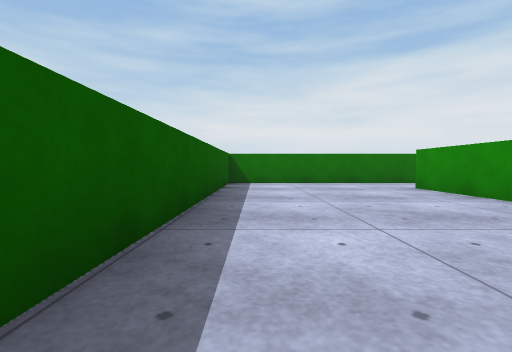
[1] (above)

20 first-person views from a walk through a Unity game level. The camera is 0.51 m above the floor, tilts 2° down and sees 85° across. The floor is counted in squares, 1 m on a side. Each view is taken from the middle of a square. On the plan, view 1 faces up. The plan holds only what a view shows up to about 9 squares ahead; the rest is blank. The place goes on beyond the plan. Surface patterns are stand-ins for the level's own textures.

[2]
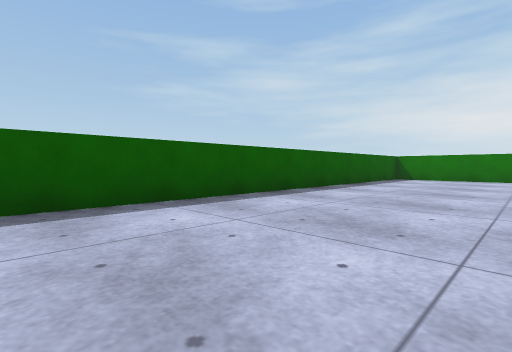

[3]
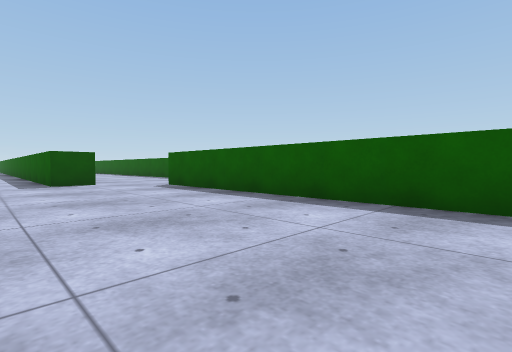

[4]
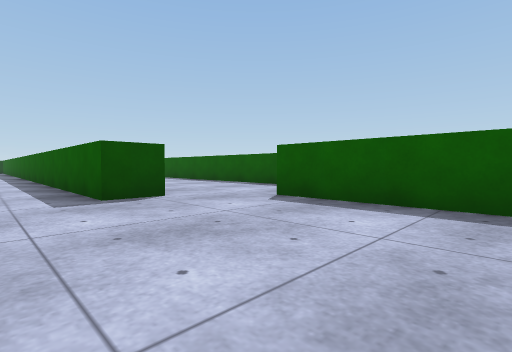

[5]
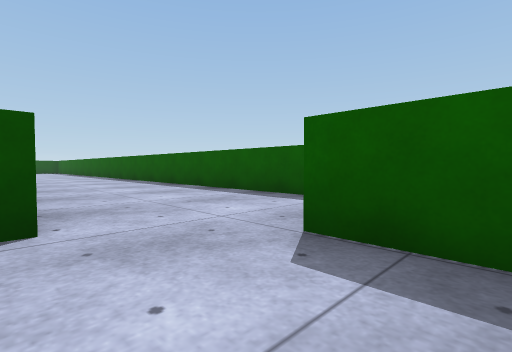

[6]
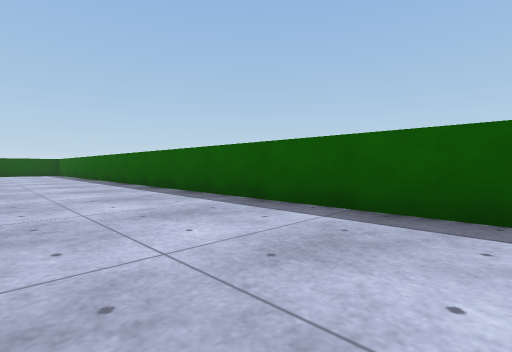

[7]
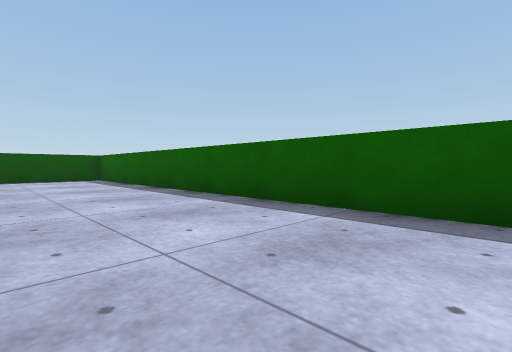

[8]
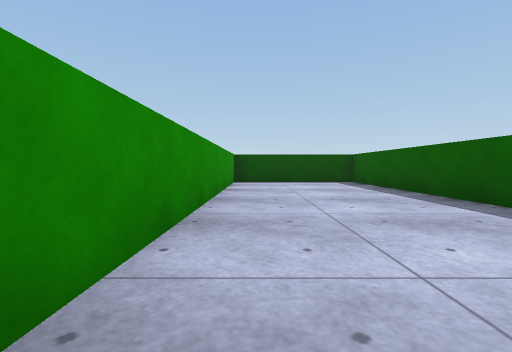

[9]
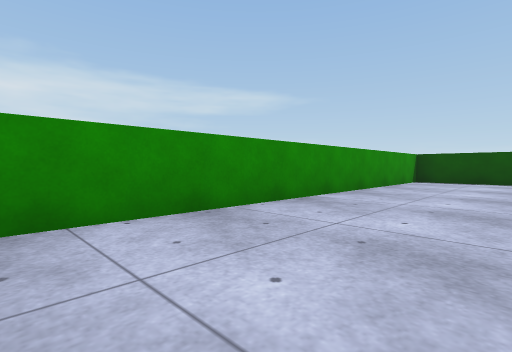

[10]
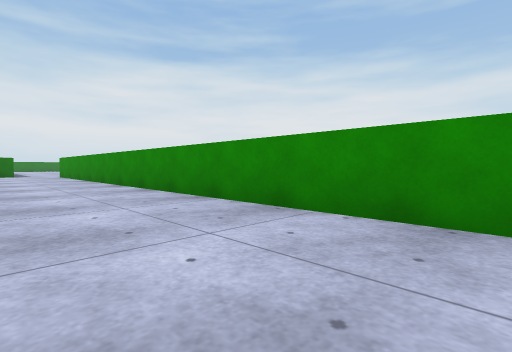

[11]
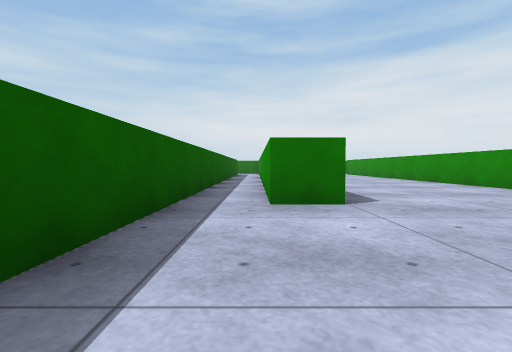

[12]
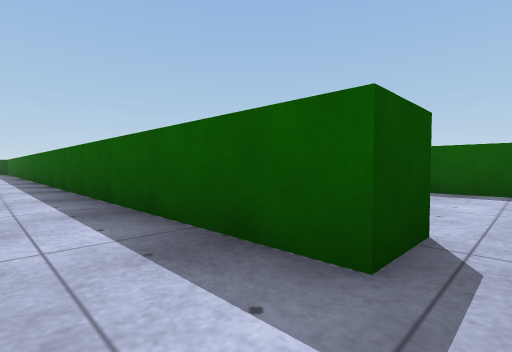

[13]
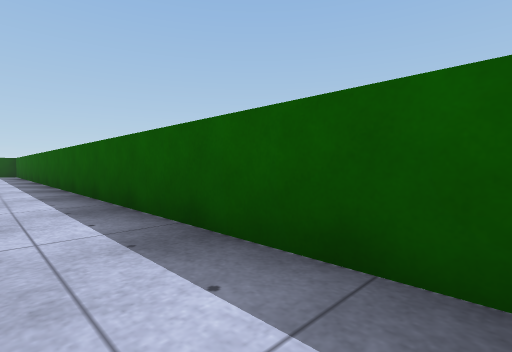

[14]
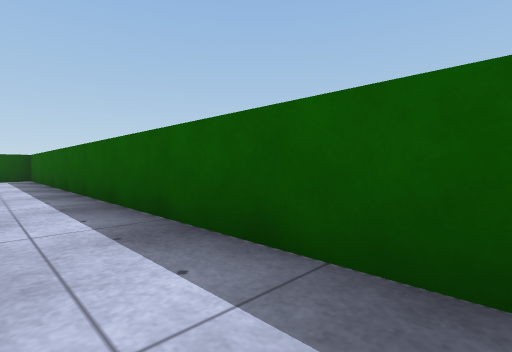

[15]
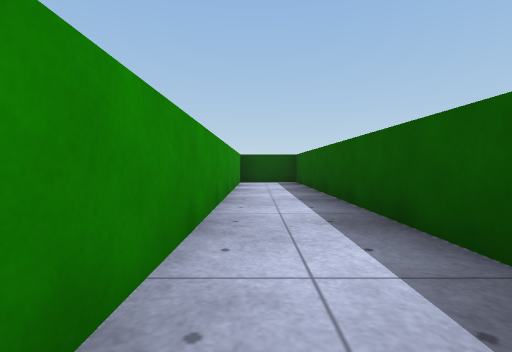

[16]
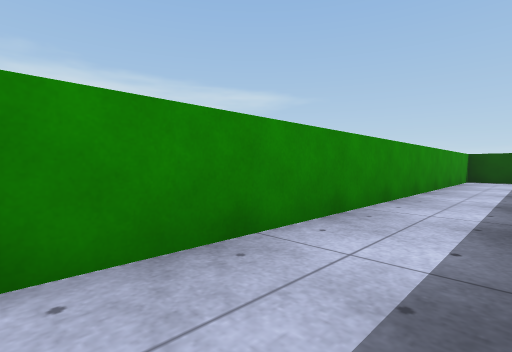

[17]
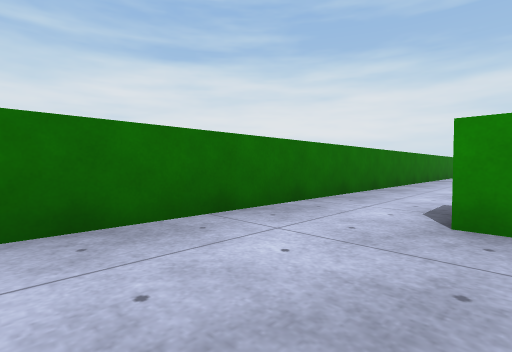

[18]
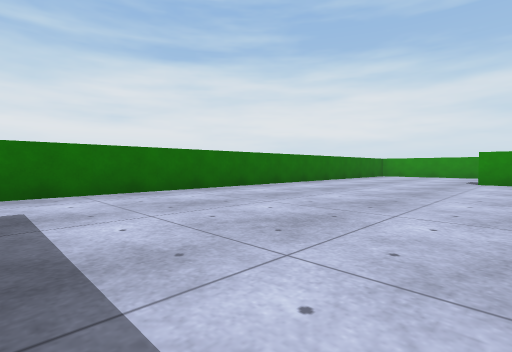

[19]
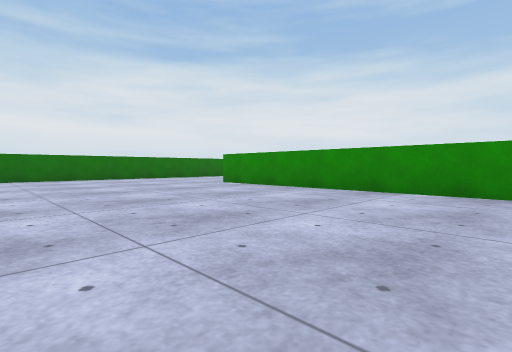

[20]
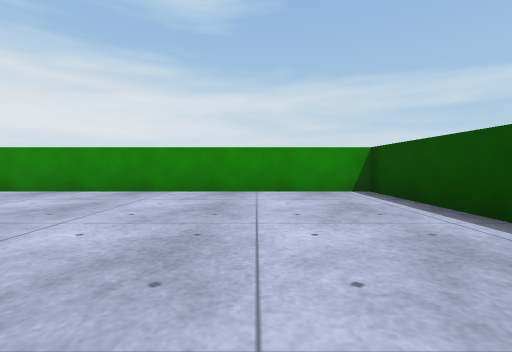

### Floor plan
Points are (right, up) in squares from view 1. A wall is a line through its corners. A room is listed if a view was taken in it or the views show most of it. See-through windows are left out.
Room 1 (views 1, 2, 3, 4, 5, 6, 7, 8, 9, 10, 11, 12, 13, 14, 15, 16, 17)
walls: (0.6, -8.5) (1.7, -8.5) (1.7, -30) (3.5, -30) (3.5, -19); (3.7, -4.9) (3.7, -1.9); (-3.1, -4) (-3.1, -30) (0.7, -30) (0.7, -13.9); (3.7, 4) (3.7, 6.5); (3.4, 8.5) (-0.8, 8.5) (-0.8, -7.3) (-1.8, -7.3)
ways out: opening at (4, 7.5) to room 2
Room 2 (views 18, 19, 20)
walls: (12.4, 8.5) (3.4, 8.5); (11.5, -5.3) (14.6, -5.3) (14.6, 4.1)
ways out: opening at (4, 7.5) to room 1

Positions as (right, up) in squares from view 1, and headings:
1: (0, 0), facing up
2: (3, -3), facing up-left
3: (3, 0), facing down-left
4: (3, -4), facing down-left
5: (1, -6), facing down-left
6: (0, -12), facing down-left
7: (0, -19), facing down-left
8: (0, -21), facing down
9: (-2, -20), facing down-right
10: (-2, -24), facing up-right
11: (-2, -11), facing up
12: (3, -8), facing down-left
13: (3, -13), facing down-left
14: (3, -18), facing down-left
15: (3, -21), facing down
16: (2, -19), facing down-right
17: (1, 6), facing up-right
18: (5, 3), facing up-right
19: (9, -3), facing up-right
20: (9, -3), facing right
